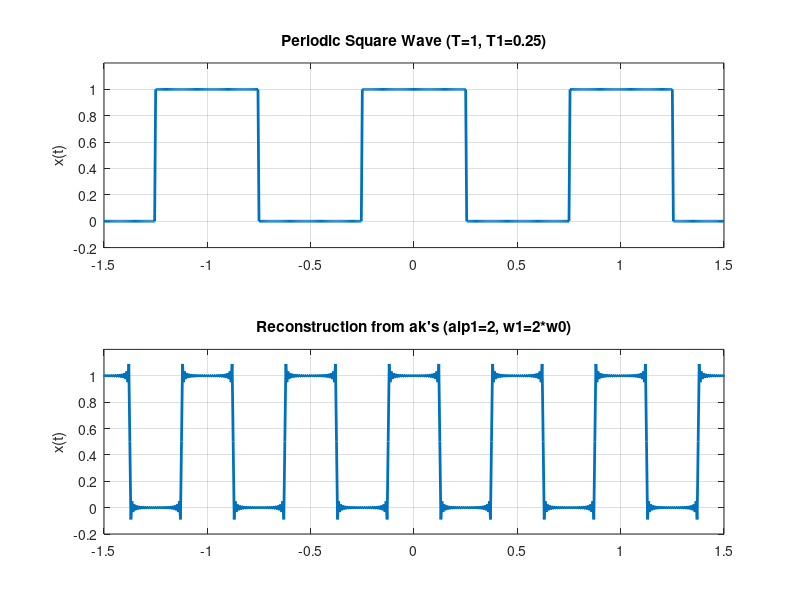

Source code (MATLAB):
clc
clear all
close all
% Generation of periodic square wave
t =-1.5:0.005:1.5;
xcos = cos(2*pi*t);
xt = xcos>0;
% FS coefficients of periodic square wave
k = -50:50;
T = 1;
T1 = 0.25;
ak = sin(k*2*pi*(T1/T))./(k*pi);
ak(51) = 2*T1/T; % Manual correction for a0 ?> ak(51)
% Time scaling parameters
alp1 = 2;
% w's for the time scaled signals
w0 = 2*pi/T;
w1 = alp1*w0;

% Reconstruction from ak's with 101 terms (M=50)
xat1 = zeros(1,length(t));
for k = -50:50
xat1 = xat1 +ak(k+51)*exp(j*k*w1*t);
end
figure(1);
subplot(2,1,1);
plot(t,xt,'lineWidth',2);
ylabel('x(t)');
title('Periodic Square Wave (T=1, T1=0.25)');
axis([-1.5 1.5 -0.2 1.2]);
grid;
subplot(2,1,2);
plot(t,real(xat1),'lineWidth',2);
ylabel('x(t)');
title('Reconstruction from ak''s (alp1=2, w1=2*w0)');
axis([-1.5 1.5 -0.2 1.2]);
grid;
